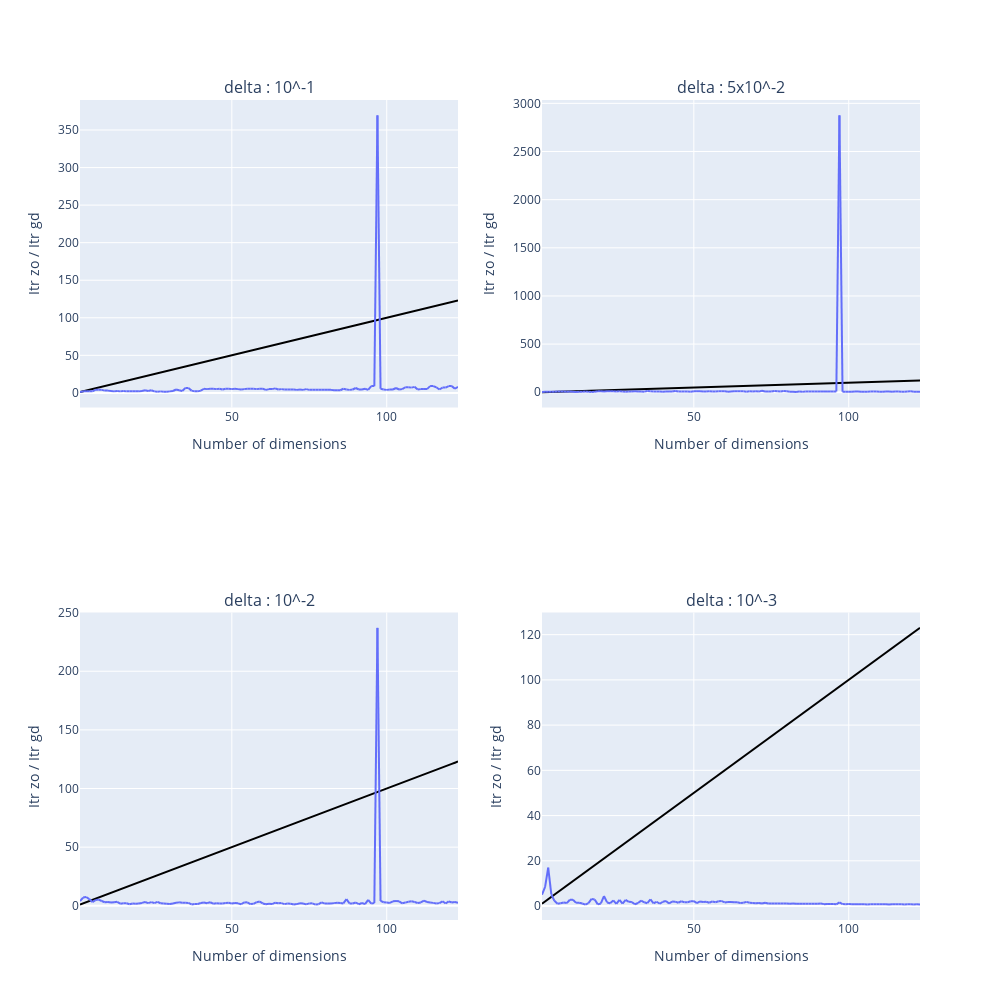

The code cell stored with this chart in its notebook:
### Code cell
plot_result(itr_assrs[1,:,:], itr_gd)
